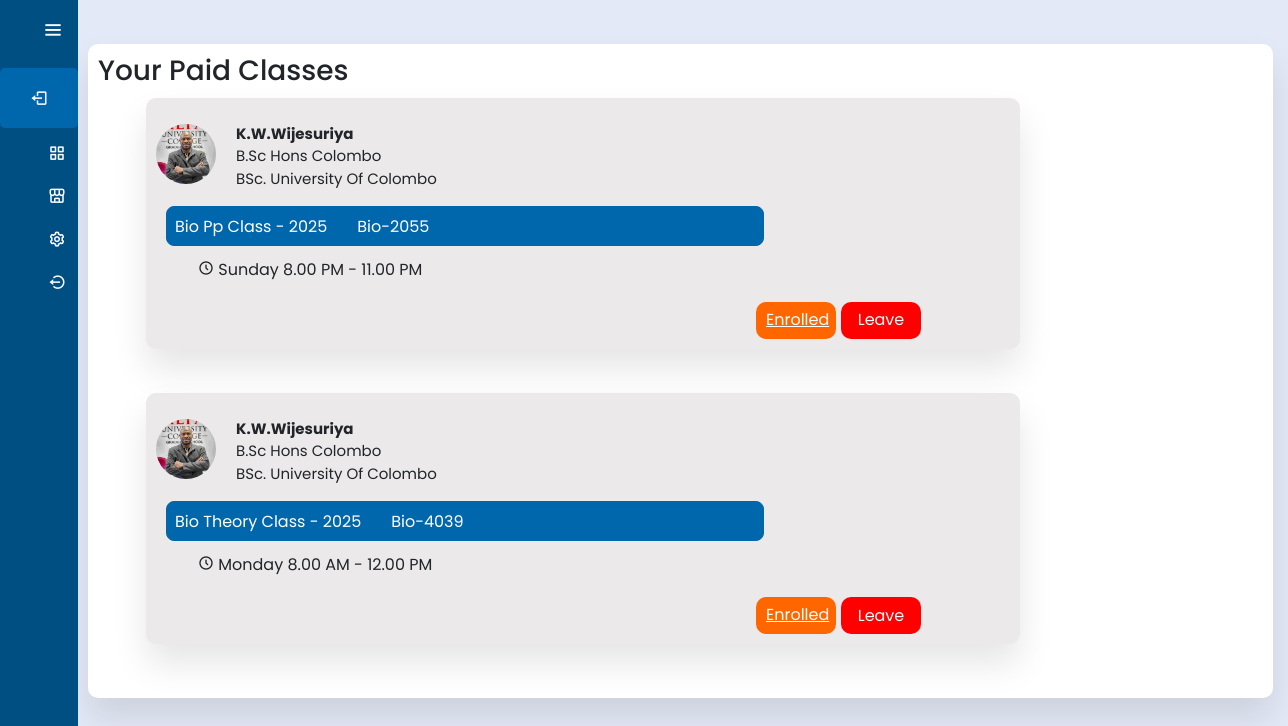
Screenshot of /myClasses.php (signed in) with the database file from the repository.
### tables this page shows
CREATE TABLE `class` (
  `class_id` varchar(20) NOT NULL,
  `class_name` varchar(100) DEFAULT NULL,
  `class_datetime` varchar(100) DEFAULT NULL,
  `year` int(11) DEFAULT NULL,
  `subject` varchar(100) DEFAULT NULL,
  `is_active` tinyint(1) DEFAULT 0,
  `class_status` enum('started','stopped') NOT NULL DEFAULT 'stopped'
);

CREATE TABLE `teacher` (
  `teacher_id` varchar(20) NOT NULL,
  `t_name` varchar(100) DEFAULT NULL,
  `subject_id` varchar(20) DEFAULT NULL,
  `detail` varchar(255) DEFAULT NULL,
  `nic` varchar(12) DEFAULT NULL,
  `phone` varchar(15) DEFAULT NULL,
  `email` varchar(100) DEFAULT NULL,
  `al_stream` varchar(50) DEFAULT NULL,
  `password` varchar(255) DEFAULT NULL,
  `gender` enum('Male','Female','Other') DEFAULT NULL,
  `profile_pic` varchar(255) DEFAULT NULL
);

### myClasses.php (the view, shortened to what this page needs)
<?php
$student_id = $_SESSION['user_id'];
$conn = new mysqli('localhost', 'root', '', 'new_learn_lk');
$stmt = $conn->prepare("SELECT st_name, profile_pic FROM student WHERE st_id = ?");
$stmt->bind_param("s", $student_id);
$stmt->execute();
$result = $stmt->get_result();
$student = $result->fetch_assoc();
$studentName = htmlspecialchars($student['st_name']);
$query = "SELECT c.class_id, c.class_name, c.class_datetime, c.year, c.subject,
                 t.t_name, t.detail, t.profile_pic
          FROM class c
          JOIN t_class tc ON c.class_id = tc.class_id
          JOIN teacher t ON tc.teacher_id = t.teacher_id
          JOIN st_class sc ON c.class_id = sc.class_id
          WHERE sc.st_id = ?";
$stmt = $conn->prepare($query);
$stmt->bind_param("s", $student_id);
$stmt->execute();
$class_result = $stmt->get_result();
?>
<!DOCTYPE html>
<html lang="en">
  <head>
    <link rel="stylesheet" href="css/sidebar.css" />
    <link rel="stylesheet" href="css/myClasses.css" />
    <link href="https://unpkg.com/boxicons@2.1.4/css/boxicons.min.css" rel="stylesheet"/>
    <link href="https://cdn.jsdelivr.net/npm/bootstrap@5.3.6/dist/css/bootstrap.min.css"rel="stylesheet"crossorigin="anonymous"/>
</head>
<body>
    <div class="sidebar">
        <div class="logo_details">
            <i class="bx bx-menu" id="btn"></i>
        </div>
        <ul class="nav-list">
            <li class="profile">
                <div class="profile_details">
                    <div class="profile_content">
                        <div class="name"><?php echo $studentName; ?></div>
                        <div class="designation">Student</div>
                    </div>
                </div>
                <i class="bx bx-log-out" id="log_out"></i>
            </li>
            <br /><br />
            <li>
                <a href="StDashboard.php">
                    <i class="bx bx-grid-alt"></i>
                </a>
            </li>
            <li>
                <a href="myClasses.php">
                    <i class="bx bx-store-alt"></i>
                </a>
            </li>
            <li>
                <a href="Profile_Setting.php">
                    <i class="bx bx-cog"></i>
                </a>
            </li>
            <li>
                <a href="login.html">
                    <i class="bx bx-log-out-circle"></i>
                </a>
            </li>
        </ul>
    </div>
    <section class="home-section">
        <br/>
        <section class="main-course">
            <div class="course-box">
                <h3>Your Paid Classes</h3>
                <?php while ($class = $class_result->fetch_assoc()): ?>
                <div class="box1">
                    <div class="profile_details">
                    <img src="<?php echo !empty($class['profile_pic']) ? $class['profile_pic'] : 'img/default_profile.png'; ?>" alt="profile image" />
                    <div class="profile_content">
                        <div class="name"><?php echo htmlspecialchars($class['t_name']); ?></div>
                        <div class="designation"><?php echo htmlspecialchars($class['detail']); ?></div>
                        <div class="designation">BSc. University of Colombo</div>
                    </div>
                    </div>
                    <div class="class-name">
                    <?php echo htmlspecialchars($class['class_name']) . ' - ' . htmlspecialchars($class['year']); ?>
                    <?php echo htmlspecialchars($class['class_id']); ?>
                    </div>
                    <div class="class-time">
                    <i class="bx bx-time-five"></i>
                    <span><?php echo htmlspecialchars($class['class_datetime']); ?></span>
                    </div>
                    <div class="btt">
                        <a href="S_class_inside.php?class_id=<?php echo urlencode($class['class_id']); ?>" class="join-btn">Enrolled</a>
                        <form method="post" style="display: inline;">
                        <button type="submit" class="join-btn1">Leave</button>
                        </form>
                    </div>
                </div>
                <br>
                <?php endwhile; ?>
            </div>
        </section>
    </section>
</body>
</html>

### css/sidebar.css (style rules this page uses)
:root { --color-default:#004f83; --color-second:#0067ac; --color-white:#fff; --color-body:#e4e9f7; --color-light:#e0e0e0; }
* { padding: 0%; margin: 0%; box-sizing: border-box; font-family: 'Poppins', sans-serif; }
body { min-height: 100vh; }
.sidebar { min-height: 100vh; width: 78px; padding: -20px 14px; z-index: 99; background-color: var(--color-default); transition: all .5s ease; position: fixed; top:0; left: 0; }
.sidebar .logo_details { height: 60px; display: flex; align-items: center; position: relative; }
.sidebar .logo_details #btn { position: absolute; top:50%; right: 0; transform: translateY(-50%); font-size: 23px; text-align: center; cursor: pointer; transition: all .5s ease; }
.sidebar i { color:var(--color-white); height: 60px; line-height: 60px; min-width: 50px; font-size: 25px; text-align: center; }
.sidebar .nav-list { margin-top: 20px; height: 100%; }
.sidebar li { position: relative; margin:8px 0; list-style: none; }
.sidebar li a { display: flex; height: 100%; width: 100%; align-items: center; text-decoration: none; background-color: var(--color-default); position: relative; transition: all .5s ease; z-index: 12; }
.sidebar li a::after { content: ""; position: absolute; width: 100%; height: 100%; transform: scaleX(0); background-color: var(--color-white); border-radius: 5px; transition: transform 0.3s ease-in-out; transform-origin: left; z-index: -2; }
.sidebar li i { height: 35px; line-height: 35px; font-size: 18px; border-radius: 5px; }
.sidebar li.profile { position: absolute; height: 60px; width: 78px; left: 0; top: 60px; padding:10px 14px; overflow: hidden; transition: all .5s ease; }
.sidebar .profile .profile_details { display: flex; align-items: center; flex-wrap: nowrap; }
.sidebar li.profile .name, .sidebar li.profile .designation { font-size: 15px; font-weight: 400; color:var(--color-white); white-space: nowrap; }
.sidebar li.profile .designation { font-size: 12px; }
.sidebar .profile #log_out { position: absolute; top:50%; right: 0; transform: translateY(-50%); background-color: var(--color-second); width: 100%; height: 60px; line-height: 60px; border-radius: 5px; cursor: pointer; transition: all 0.5s ease; }
.home-section { position: relative; background-color: var(--color-body); min-height: 100vh; top:0; left:78px; width: calc(100% - 78px); transition: all .5s ease; z-index: 2; }
a { text-decoration: none; }

### css/myClasses.css (style rules this page uses)
.home-section { position: relative; pad: 20px; width: 100%; }
.main-course { margin-top: 20px; text-transform: capitalize; }
.course-box { width: 92%; padding: 10px; padding-bottom: 20px; margin-top: 10px; margin-left: 10px; background: #fff; border-radius: 10px; box-shadow: 0 20px 35px rgba(0, 0, 0, 0.1); }
.box1 { width: 75%; padding: 10px; margin: 10px; margin-left: 3pc; border-radius: 10px; background: rgb(235, 233, 233); box-shadow: 0 20px 35px rgba(0, 0, 0, 0.1); }
.box1 img { height: 60px; width:60px; object-fit: cover; border-radius: 50%; margin-right: 20px; margin-top: 10px; }
.box1 .profile_details { display: flex; align-items: center; flex-wrap: nowrap; }
.box1 .profile_content { margin-top: 15px; }
.box1 .profile_details .name, .designation { font-size: 15px; font-weight: 400; white-space: nowrap; }
.box1 .profile_details .name { font-weight: 700; }
.class-name { border: 1px solid #0067ac; width: 70%; height: 2.5pc; margin-top: 16px; margin-left: 10px; color: white; background-color: #0067ac; border-radius: 8px; padding: 8px; }
.class-time { width: 50%; height: 3.5pc; margin-left: 30px; padding: 12px; }
.join-btn { background: rgb(255, 102, 0); color: #fff; padding: 6px 10px; border-radius: 10px; margin-left: 37.5pc; cursor: pointer; height: 2.3pc; width: 5pc; border: none; }
.join-btn1 { background: red; color: #fff; padding: 6px 10px; border-radius: 10px; margin-left: 5px; cursor: pointer; height: 2.3pc; width: 5pc; border: none; text-decoration: none; }
.btt { display: flex; }

### rows the page displays
class: teacher.profile_pic (picture), teacher.t_name "K.W.Wijesuriya", teacher.detail "B.Sc Hons Colombo", class_name "Bio Pp Class", year "2025", class_id "Bio-2055", class_datetime "Sunday 8.00 PM - 11.00 PM"
class: teacher.profile_pic (picture), teacher.t_name "K.W.Wijesuriya", teacher.detail "B.Sc Hons Colombo", class_name "Bio Theory Class", year "2025", class_id "Bio-4039", class_datetime "Monday 8.00 AM - 12.00 PM"
